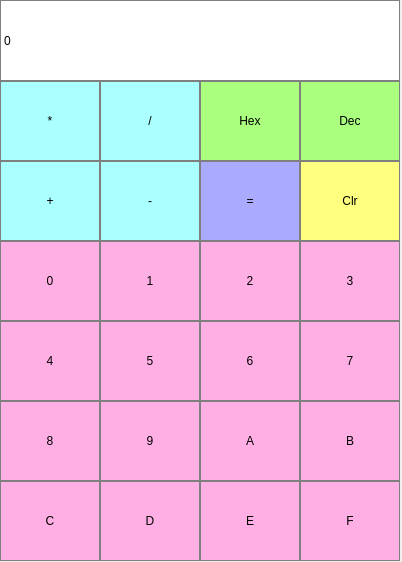
<?xml version="1.0" encoding="UTF-8"?>
<ui version="4.0">
 <class>MainWindow</class>
 <widget class="QMainWindow" name="MainWindow">
  <property name="geometry">
   <rect>
    <x>0</x>
    <y>0</y>
    <width>402</width>
    <height>562</height>
   </rect>
  </property>
  <property name="windowTitle">
   <string>MainWindow</string>
  </property>
  <property name="styleSheet">
   <string notr="true">selection-background-color: rgb(212, 137, 255);</string>
  </property>
  <widget class="QWidget" name="centralWidget">
   <widget class="QLabel" name="label">
    <property name="geometry">
     <rect>
      <x>0</x>
      <y>0</y>
      <width>400</width>
      <height>81</height>
     </rect>
    </property>
    <property name="styleSheet">
     <string notr="true">QLabel {
background-color: rgb(255, 255, 255);
	font: 57 20pt &quot;Dubai&quot;;
  qproperty-alignment: 'AlignVCenter | AlignRight';
  border: 1px solid gray;
}
</string>
    </property>
    <property name="text">
     <string>0</string>
    </property>
   </widget>
   <widget class="QPushButton" name="pushButton_multiply">
    <property name="geometry">
     <rect>
      <x>0</x>
      <y>81</y>
      <width>100</width>
      <height>80</height>
     </rect>
    </property>
    <property name="styleSheet">
     <string notr="true">QPushButton {
	font: 57 16pt &quot;Dubai&quot;;

  border: 1px solid gray;
	background-color: rgb(170, 255, 255);
}
QPushButton:pressed {
   
	background-color: qlineargradient(spread:pad, x1:0, y1:0, x2:1, y2:0, stop:0 rgba(255, 0, 0, 255), stop:0.166 rgba(255, 255, 0, 255), stop:0.333 rgba(0, 255, 0, 255), stop:0.5 rgba(0, 255, 255, 255), stop:0.666 rgba(0, 0, 255, 255), stop:0.833 rgba(255, 0, 255, 255), stop:1 rgba(255, 0, 0, 255));
}</string>
    </property>
    <property name="text">
     <string>*</string>
    </property>
   </widget>
   <widget class="QPushButton" name="pushButton_divide">
    <property name="geometry">
     <rect>
      <x>100</x>
      <y>81</y>
      <width>100</width>
      <height>80</height>
     </rect>
    </property>
    <property name="styleSheet">
     <string notr="true">QPushButton {
	font: 57 16pt &quot;Dubai&quot;;

  border: 1px solid gray;
	background-color: rgb(170, 255, 255);
}
QPushButton:pressed {
   
	background-color: qlineargradient(spread:pad, x1:0, y1:0, x2:1, y2:0, stop:0 rgba(255, 0, 0, 255), stop:0.166 rgba(255, 255, 0, 255), stop:0.333 rgba(0, 255, 0, 255), stop:0.5 rgba(0, 255, 255, 255), stop:0.666 rgba(0, 0, 255, 255), stop:0.833 rgba(255, 0, 255, 255), stop:1 rgba(255, 0, 0, 255));
}</string>
    </property>
    <property name="text">
     <string>/</string>
    </property>
   </widget>
   <widget class="QPushButton" name="pushButton_hex">
    <property name="geometry">
     <rect>
      <x>200</x>
      <y>81</y>
      <width>100</width>
      <height>80</height>
     </rect>
    </property>
    <property name="styleSheet">
     <string notr="true">QPushButton {
	font: 57 16pt &quot;Dubai&quot;;

	background-color: rgb(170, 255, 127);
  border: 1px solid gray;
}
QPushButton:pressed {
    
	background-color: qlineargradient(spread:pad, x1:0, y1:0, x2:1, y2:0, stop:0 rgba(255, 0, 0, 255), stop:0.166 rgba(255, 255, 0, 255), stop:0.333 rgba(0, 255, 0, 255), stop:0.5 rgba(0, 255, 255, 255), stop:0.666 rgba(0, 0, 255, 255), stop:0.833 rgba(255, 0, 255, 255), stop:1 rgba(255, 0, 0, 255));
}</string>
    </property>
    <property name="text">
     <string>Hex</string>
    </property>
   </widget>
   <widget class="QPushButton" name="pushButton_dec">
    <property name="geometry">
     <rect>
      <x>300</x>
      <y>81</y>
      <width>100</width>
      <height>80</height>
     </rect>
    </property>
    <property name="styleSheet">
     <string notr="true">QPushButton {
	font: 57 16pt &quot;Dubai&quot;;

	background-color: rgb(170, 255, 127);
  border: 1px solid gray;
}
QPushButton:pressed {
    
	background-color: qlineargradient(spread:pad, x1:0, y1:0, x2:1, y2:0, stop:0 rgba(255, 0, 0, 255), stop:0.166 rgba(255, 255, 0, 255), stop:0.333 rgba(0, 255, 0, 255), stop:0.5 rgba(0, 255, 255, 255), stop:0.666 rgba(0, 0, 255, 255), stop:0.833 rgba(255, 0, 255, 255), stop:1 rgba(255, 0, 0, 255));
}</string>
    </property>
    <property name="text">
     <string>Dec</string>
    </property>
   </widget>
   <widget class="QPushButton" name="pushButton_add">
    <property name="geometry">
     <rect>
      <x>0</x>
      <y>161</y>
      <width>100</width>
      <height>80</height>
     </rect>
    </property>
    <property name="styleSheet">
     <string notr="true">QPushButton {
	font: 57 16pt &quot;Dubai&quot;;

  border: 1px solid gray;
	background-color: rgb(170, 255, 255);
}
QPushButton:pressed {
   
	background-color: qlineargradient(spread:pad, x1:0, y1:0, x2:1, y2:0, stop:0 rgba(255, 0, 0, 255), stop:0.166 rgba(255, 255, 0, 255), stop:0.333 rgba(0, 255, 0, 255), stop:0.5 rgba(0, 255, 255, 255), stop:0.666 rgba(0, 0, 255, 255), stop:0.833 rgba(255, 0, 255, 255), stop:1 rgba(255, 0, 0, 255));
}</string>
    </property>
    <property name="text">
     <string>+</string>
    </property>
   </widget>
   <widget class="QPushButton" name="pushButton_equals">
    <property name="geometry">
     <rect>
      <x>200</x>
      <y>161</y>
      <width>100</width>
      <height>80</height>
     </rect>
    </property>
    <property name="styleSheet">
     <string notr="true">QPushButton {
	font: 57 16pt &quot;Dubai&quot;;

background-color: rgb(170, 170, 255);
  border: 1px solid gray;
}
QPushButton:pressed {
    
	
	background-color: qradialgradient(spread:pad, cx:0.5, cy:0.5, radius:0.5, fx:0.5, fy:0.5, stop:0 rgba(0, 0, 0, 255), stop:0.19397 rgba(0, 0, 0, 255), stop:0.202312 rgba(122, 97, 0, 255), stop:0.495514 rgba(76, 58, 0, 255), stop:0.504819 rgba(255, 255, 255, 255), stop:0.79 rgba(255, 255, 255, 255), stop:1 rgba(255, 158, 158, 255));
}</string>
    </property>
    <property name="text">
     <string>=</string>
    </property>
   </widget>
   <widget class="QPushButton" name="pushButton_clear">
    <property name="geometry">
     <rect>
      <x>300</x>
      <y>161</y>
      <width>100</width>
      <height>80</height>
     </rect>
    </property>
    <property name="styleSheet">
     <string notr="true">QPushButton {
	font: 57 16pt &quot;Dubai&quot;;

  border: 1px solid gray;
	background-color: rgb(255, 255, 127);
}
QPushButton:pressed {
background-color: qradialgradient(spread:pad, cx:0.5, cy:0.5, radius:0.5, fx:0.5, fy:0.5, stop:0 rgba(0, 0, 0, 0), stop:0.52 rgba(0, 0, 0, 0), stop:0.565 rgba(82, 121, 76, 33), stop:0.65 rgba(159, 235, 148, 64), stop:0.721925 rgba(255, 238, 150, 129), stop:0.77 rgba(255, 128, 128, 204), stop:0.89 rgba(191, 128, 255, 64), stop:1 rgba(0, 0, 0, 0));
}
</string>
    </property>
    <property name="text">
     <string>Clr</string>
    </property>
   </widget>
   <widget class="QPushButton" name="pushButton_subtract">
    <property name="geometry">
     <rect>
      <x>100</x>
      <y>161</y>
      <width>100</width>
      <height>80</height>
     </rect>
    </property>
    <property name="styleSheet">
     <string notr="true">QPushButton {
	font: 57 16pt &quot;Dubai&quot;;

  border: 1px solid gray;
	background-color: rgb(170, 255, 255);
}
QPushButton:pressed {
   
	background-color: qlineargradient(spread:pad, x1:0, y1:0, x2:1, y2:0, stop:0 rgba(255, 0, 0, 255), stop:0.166 rgba(255, 255, 0, 255), stop:0.333 rgba(0, 255, 0, 255), stop:0.5 rgba(0, 255, 255, 255), stop:0.666 rgba(0, 0, 255, 255), stop:0.833 rgba(255, 0, 255, 255), stop:1 rgba(255, 0, 0, 255));
}</string>
    </property>
    <property name="text">
     <string>-</string>
    </property>
   </widget>
   <widget class="QPushButton" name="pushButton_0">
    <property name="geometry">
     <rect>
      <x>0</x>
      <y>241</y>
      <width>100</width>
      <height>80</height>
     </rect>
    </property>
    <property name="styleSheet">
     <string notr="true">QPushButton {
	font: 57 16pt &quot;Dubai&quot;;

	background-color: rgb(255, 175, 227);
   border: 1px solid gray;
}
QPushButton:pressed {

    
	background-color: qlineargradient(spread:pad, x1:0, y1:0, x2:1, y2:0, stop:0 rgba(255, 0, 0, 255), stop:0.166 rgba(255, 255, 0, 255), stop:0.333 rgba(0, 255, 0, 255), stop:0.5 rgba(0, 255, 255, 255), stop:0.666 rgba(0, 0, 255, 255), stop:0.833 rgba(255, 0, 255, 255), stop:1 rgba(255, 0, 0, 255));
}</string>
    </property>
    <property name="text">
     <string>0</string>
    </property>
   </widget>
   <widget class="QPushButton" name="pushButton_2">
    <property name="geometry">
     <rect>
      <x>200</x>
      <y>241</y>
      <width>100</width>
      <height>80</height>
     </rect>
    </property>
    <property name="styleSheet">
     <string notr="true">QPushButton {
	font: 57 16pt &quot;Dubai&quot;;

	background-color: rgb(255, 175, 227);
   border: 1px solid gray;
}
QPushButton:pressed {

    
	background-color: qlineargradient(spread:pad, x1:0, y1:0, x2:1, y2:0, stop:0 rgba(255, 0, 0, 255), stop:0.166 rgba(255, 255, 0, 255), stop:0.333 rgba(0, 255, 0, 255), stop:0.5 rgba(0, 255, 255, 255), stop:0.666 rgba(0, 0, 255, 255), stop:0.833 rgba(255, 0, 255, 255), stop:1 rgba(255, 0, 0, 255));
}</string>
    </property>
    <property name="text">
     <string>2</string>
    </property>
   </widget>
   <widget class="QPushButton" name="pushButton_3">
    <property name="geometry">
     <rect>
      <x>300</x>
      <y>241</y>
      <width>100</width>
      <height>80</height>
     </rect>
    </property>
    <property name="styleSheet">
     <string notr="true">QPushButton {
	font: 57 16pt &quot;Dubai&quot;;

	background-color: rgb(255, 175, 227);
   border: 1px solid gray;
}
QPushButton:pressed {

    
	background-color: qlineargradient(spread:pad, x1:0, y1:0, x2:1, y2:0, stop:0 rgba(255, 0, 0, 255), stop:0.166 rgba(255, 255, 0, 255), stop:0.333 rgba(0, 255, 0, 255), stop:0.5 rgba(0, 255, 255, 255), stop:0.666 rgba(0, 0, 255, 255), stop:0.833 rgba(255, 0, 255, 255), stop:1 rgba(255, 0, 0, 255));
}</string>
    </property>
    <property name="text">
     <string>3</string>
    </property>
   </widget>
   <widget class="QPushButton" name="pushButton_1">
    <property name="geometry">
     <rect>
      <x>100</x>
      <y>241</y>
      <width>100</width>
      <height>80</height>
     </rect>
    </property>
    <property name="styleSheet">
     <string notr="true">QPushButton {
	font: 57 16pt &quot;Dubai&quot;;

	background-color: rgb(255, 175, 227);
   border: 1px solid gray;
}
QPushButton:pressed {

    
	background-color: qlineargradient(spread:pad, x1:0, y1:0, x2:1, y2:0, stop:0 rgba(255, 0, 0, 255), stop:0.166 rgba(255, 255, 0, 255), stop:0.333 rgba(0, 255, 0, 255), stop:0.5 rgba(0, 255, 255, 255), stop:0.666 rgba(0, 0, 255, 255), stop:0.833 rgba(255, 0, 255, 255), stop:1 rgba(255, 0, 0, 255));
}</string>
    </property>
    <property name="text">
     <string>1</string>
    </property>
   </widget>
   <widget class="QPushButton" name="pushButton_4">
    <property name="geometry">
     <rect>
      <x>0</x>
      <y>321</y>
      <width>100</width>
      <height>80</height>
     </rect>
    </property>
    <property name="styleSheet">
     <string notr="true">QPushButton {
	font: 57 16pt &quot;Dubai&quot;;

	background-color: rgb(255, 175, 227);
   border: 1px solid gray;
}
QPushButton:pressed {

    
	background-color: qlineargradient(spread:pad, x1:0, y1:0, x2:1, y2:0, stop:0 rgba(255, 0, 0, 255), stop:0.166 rgba(255, 255, 0, 255), stop:0.333 rgba(0, 255, 0, 255), stop:0.5 rgba(0, 255, 255, 255), stop:0.666 rgba(0, 0, 255, 255), stop:0.833 rgba(255, 0, 255, 255), stop:1 rgba(255, 0, 0, 255));
}</string>
    </property>
    <property name="text">
     <string>4</string>
    </property>
   </widget>
   <widget class="QPushButton" name="pushButton_6">
    <property name="geometry">
     <rect>
      <x>200</x>
      <y>321</y>
      <width>100</width>
      <height>80</height>
     </rect>
    </property>
    <property name="styleSheet">
     <string notr="true">QPushButton {
	font: 57 16pt &quot;Dubai&quot;;

	background-color: rgb(255, 175, 227);
   border: 1px solid gray;
}
QPushButton:pressed {

    
	background-color: qlineargradient(spread:pad, x1:0, y1:0, x2:1, y2:0, stop:0 rgba(255, 0, 0, 255), stop:0.166 rgba(255, 255, 0, 255), stop:0.333 rgba(0, 255, 0, 255), stop:0.5 rgba(0, 255, 255, 255), stop:0.666 rgba(0, 0, 255, 255), stop:0.833 rgba(255, 0, 255, 255), stop:1 rgba(255, 0, 0, 255));
}</string>
    </property>
    <property name="text">
     <string>6</string>
    </property>
   </widget>
   <widget class="QPushButton" name="pushButton_7">
    <property name="geometry">
     <rect>
      <x>300</x>
      <y>321</y>
      <width>100</width>
      <height>80</height>
     </rect>
    </property>
    <property name="styleSheet">
     <string notr="true">QPushButton {
	font: 57 16pt &quot;Dubai&quot;;

	background-color: rgb(255, 175, 227);
   border: 1px solid gray;
}
QPushButton:pressed {

    
	background-color: qlineargradient(spread:pad, x1:0, y1:0, x2:1, y2:0, stop:0 rgba(255, 0, 0, 255), stop:0.166 rgba(255, 255, 0, 255), stop:0.333 rgba(0, 255, 0, 255), stop:0.5 rgba(0, 255, 255, 255), stop:0.666 rgba(0, 0, 255, 255), stop:0.833 rgba(255, 0, 255, 255), stop:1 rgba(255, 0, 0, 255));
}</string>
    </property>
    <property name="text">
     <string>7</string>
    </property>
   </widget>
   <widget class="QPushButton" name="pushButton_5">
    <property name="geometry">
     <rect>
      <x>100</x>
      <y>321</y>
      <width>100</width>
      <height>80</height>
     </rect>
    </property>
    <property name="styleSheet">
     <string notr="true">QPushButton {
	font: 57 16pt &quot;Dubai&quot;;

	background-color: rgb(255, 175, 227);
   border: 1px solid gray;
}
QPushButton:pressed {

    
	background-color: qlineargradient(spread:pad, x1:0, y1:0, x2:1, y2:0, stop:0 rgba(255, 0, 0, 255), stop:0.166 rgba(255, 255, 0, 255), stop:0.333 rgba(0, 255, 0, 255), stop:0.5 rgba(0, 255, 255, 255), stop:0.666 rgba(0, 0, 255, 255), stop:0.833 rgba(255, 0, 255, 255), stop:1 rgba(255, 0, 0, 255));
}</string>
    </property>
    <property name="text">
     <string>5</string>
    </property>
   </widget>
   <widget class="QPushButton" name="pushButton_8">
    <property name="geometry">
     <rect>
      <x>0</x>
      <y>401</y>
      <width>100</width>
      <height>80</height>
     </rect>
    </property>
    <property name="styleSheet">
     <string notr="true">QPushButton {
	font: 57 16pt &quot;Dubai&quot;;

	background-color: rgb(255, 175, 227);
   border: 1px solid gray;
}
QPushButton:pressed {

    
	background-color: qlineargradient(spread:pad, x1:0, y1:0, x2:1, y2:0, stop:0 rgba(255, 0, 0, 255), stop:0.166 rgba(255, 255, 0, 255), stop:0.333 rgba(0, 255, 0, 255), stop:0.5 rgba(0, 255, 255, 255), stop:0.666 rgba(0, 0, 255, 255), stop:0.833 rgba(255, 0, 255, 255), stop:1 rgba(255, 0, 0, 255));
}</string>
    </property>
    <property name="text">
     <string>8</string>
    </property>
   </widget>
   <widget class="QPushButton" name="pushButton_A">
    <property name="geometry">
     <rect>
      <x>200</x>
      <y>401</y>
      <width>100</width>
      <height>80</height>
     </rect>
    </property>
    <property name="styleSheet">
     <string notr="true">QPushButton {
	font: 57 16pt &quot;Dubai&quot;;

	background-color: rgb(255, 175, 227);
   border: 1px solid gray;
}
QPushButton:pressed {

    
	background-color: qlineargradient(spread:pad, x1:0, y1:0, x2:1, y2:0, stop:0 rgba(255, 0, 0, 255), stop:0.166 rgba(255, 255, 0, 255), stop:0.333 rgba(0, 255, 0, 255), stop:0.5 rgba(0, 255, 255, 255), stop:0.666 rgba(0, 0, 255, 255), stop:0.833 rgba(255, 0, 255, 255), stop:1 rgba(255, 0, 0, 255));
}</string>
    </property>
    <property name="text">
     <string>A</string>
    </property>
   </widget>
   <widget class="QPushButton" name="pushButton_B">
    <property name="geometry">
     <rect>
      <x>300</x>
      <y>401</y>
      <width>100</width>
      <height>80</height>
     </rect>
    </property>
    <property name="styleSheet">
     <string notr="true">QPushButton {
	font: 57 16pt &quot;Dubai&quot;;

	background-color: rgb(255, 175, 227);
   border: 1px solid gray;
}
QPushButton:pressed {

    
	background-color: qlineargradient(spread:pad, x1:0, y1:0, x2:1, y2:0, stop:0 rgba(255, 0, 0, 255), stop:0.166 rgba(255, 255, 0, 255), stop:0.333 rgba(0, 255, 0, 255), stop:0.5 rgba(0, 255, 255, 255), stop:0.666 rgba(0, 0, 255, 255), stop:0.833 rgba(255, 0, 255, 255), stop:1 rgba(255, 0, 0, 255));
}</string>
    </property>
    <property name="text">
     <string>B</string>
    </property>
   </widget>
   <widget class="QPushButton" name="pushButton_9">
    <property name="geometry">
     <rect>
      <x>100</x>
      <y>401</y>
      <width>100</width>
      <height>80</height>
     </rect>
    </property>
    <property name="styleSheet">
     <string notr="true">QPushButton {
	font: 57 16pt &quot;Dubai&quot;;

	background-color: rgb(255, 175, 227);
   border: 1px solid gray;
}
QPushButton:pressed {

    
	background-color: qlineargradient(spread:pad, x1:0, y1:0, x2:1, y2:0, stop:0 rgba(255, 0, 0, 255), stop:0.166 rgba(255, 255, 0, 255), stop:0.333 rgba(0, 255, 0, 255), stop:0.5 rgba(0, 255, 255, 255), stop:0.666 rgba(0, 0, 255, 255), stop:0.833 rgba(255, 0, 255, 255), stop:1 rgba(255, 0, 0, 255));
}</string>
    </property>
    <property name="text">
     <string>9</string>
    </property>
   </widget>
   <widget class="QPushButton" name="pushButton_C">
    <property name="geometry">
     <rect>
      <x>0</x>
      <y>481</y>
      <width>100</width>
      <height>80</height>
     </rect>
    </property>
    <property name="styleSheet">
     <string notr="true">QPushButton {
	font: 57 16pt &quot;Dubai&quot;;

	background-color: rgb(255, 175, 227);
   border: 1px solid gray;
}
QPushButton:pressed {

    
	background-color: qlineargradient(spread:pad, x1:0, y1:0, x2:1, y2:0, stop:0 rgba(255, 0, 0, 255), stop:0.166 rgba(255, 255, 0, 255), stop:0.333 rgba(0, 255, 0, 255), stop:0.5 rgba(0, 255, 255, 255), stop:0.666 rgba(0, 0, 255, 255), stop:0.833 rgba(255, 0, 255, 255), stop:1 rgba(255, 0, 0, 255));
}</string>
    </property>
    <property name="text">
     <string>C</string>
    </property>
   </widget>
   <widget class="QPushButton" name="pushButton_E">
    <property name="geometry">
     <rect>
      <x>200</x>
      <y>481</y>
      <width>100</width>
      <height>80</height>
     </rect>
    </property>
    <property name="styleSheet">
     <string notr="true">QPushButton {
	font: 57 16pt &quot;Dubai&quot;;

	background-color: rgb(255, 175, 227);
   border: 1px solid gray;
}
QPushButton:pressed {

    
	background-color: qlineargradient(spread:pad, x1:0, y1:0, x2:1, y2:0, stop:0 rgba(255, 0, 0, 255), stop:0.166 rgba(255, 255, 0, 255), stop:0.333 rgba(0, 255, 0, 255), stop:0.5 rgba(0, 255, 255, 255), stop:0.666 rgba(0, 0, 255, 255), stop:0.833 rgba(255, 0, 255, 255), stop:1 rgba(255, 0, 0, 255));
}</string>
    </property>
    <property name="text">
     <string>E</string>
    </property>
   </widget>
   <widget class="QPushButton" name="pushButton_F">
    <property name="geometry">
     <rect>
      <x>300</x>
      <y>481</y>
      <width>100</width>
      <height>80</height>
     </rect>
    </property>
    <property name="styleSheet">
     <string notr="true">QPushButton {
	font: 57 16pt &quot;Dubai&quot;;

	background-color: rgb(255, 175, 227);
   border: 1px solid gray;
}
QPushButton:pressed {

    
	background-color: qlineargradient(spread:pad, x1:0, y1:0, x2:1, y2:0, stop:0 rgba(255, 0, 0, 255), stop:0.166 rgba(255, 255, 0, 255), stop:0.333 rgba(0, 255, 0, 255), stop:0.5 rgba(0, 255, 255, 255), stop:0.666 rgba(0, 0, 255, 255), stop:0.833 rgba(255, 0, 255, 255), stop:1 rgba(255, 0, 0, 255));
}</string>
    </property>
    <property name="text">
     <string>F</string>
    </property>
   </widget>
   <widget class="QPushButton" name="pushButton_D">
    <property name="geometry">
     <rect>
      <x>100</x>
      <y>481</y>
      <width>100</width>
      <height>80</height>
     </rect>
    </property>
    <property name="styleSheet">
     <string notr="true">QPushButton {
	font: 57 16pt &quot;Dubai&quot;;

	background-color: rgb(255, 175, 227);
   border: 1px solid gray;
}
QPushButton:pressed {

    
	background-color: qlineargradient(spread:pad, x1:0, y1:0, x2:1, y2:0, stop:0 rgba(255, 0, 0, 255), stop:0.166 rgba(255, 255, 0, 255), stop:0.333 rgba(0, 255, 0, 255), stop:0.5 rgba(0, 255, 255, 255), stop:0.666 rgba(0, 0, 255, 255), stop:0.833 rgba(255, 0, 255, 255), stop:1 rgba(255, 0, 0, 255));
}</string>
    </property>
    <property name="text">
     <string>D</string>
    </property>
   </widget>
  </widget>
 </widget>
 <layoutdefault spacing="6" margin="11"/>
 <resources/>
 <connections/>
</ui>
